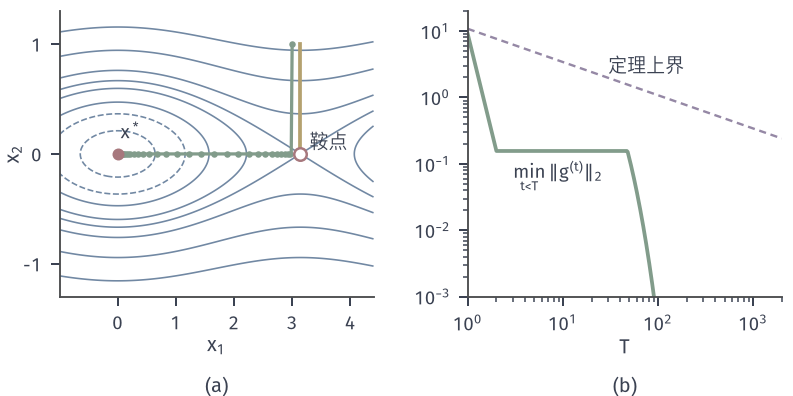

Write Python code to recreate this figure.
from pathlib import Path
import sys
ROOT = next(p for p in Path(__file__).resolve().parents if (p/'build.sh').is_file() and (p/'tex/book.tex').is_file())
sys.path.insert(0, str(ROOT/'figures/00-shared/mathematical-preliminaries-upper/00-shared/comprehension-figures'))
from support import figure, save, BLUE, GREEN, YELLOW, RED, PURPLE, INK, MUTED, GRID, BLUE_FILL, GREEN_FILL, YELLOW_FILL, RED_FILL, PURPLE_FILL
import numpy as np
HERE = Path(__file__).resolve().parent
STROKE = '#4C4D4F'
def panel(fig, left, right, top, bottom, wspace=.25, hspace=.2):
    fig.set_layout_engine(None)
    fig.subplots_adjust(left=left, right=right, top=top, bottom=bottom, wspace=wspace, hspace=hspace)
def tag(fig, ax, s, y=None, d=.085):
    p = ax.get_position(); fig.text((p.x0+p.x1)/2, (p.y0-d) if y is None else y, s, ha='center', va='top')
# 贯穿例：f(x)=(x1^2+9 x2^2)/2，x0=(9,1)，mu=1，L=9，kappa=9。
H = np.array([1., 9.]); X0 = np.array([9., 1.])
def f_ex(x): return .5*(H*np.asarray(x)**2).sum(-1)
def contour_ex(ax, xr, yr, levels):
    X,Y = np.meshgrid(np.linspace(*xr,700), np.linspace(*yr,500))
    ax.contour(X,Y,.5*(X**2+9*Y**2),levels=levels,colors=[BLUE],linewidths=.65)
def path(ax, P, c, ms=3.2, lw=1.2, **k):
    P=np.asarray(P); ax.plot(P[:,0],P[:,1],'-o',color=c,lw=lw,ms=ms,mew=0,zorder=4,**k)
def opt(ax, x=0, y=0): ax.plot([x],[y],'o',ms=4.8,color=RED,mew=0,zorder=6)
# f=-cos x1 + 4.5 x2^2，L=9，下确界 -1，alpha=1/9。
fig,(a,b)=figure(width_mm=112,height_mm=56,ncols=2)
panel(fig,.075,.985,.97,.25,wspace=.3)
F=lambda x:-np.cos(x[0])+4.5*x[1]**2; G=lambda x:np.array([np.sin(x[0]),9*x[1]])
def run(x0,T):
    P=[np.array(x0,float)]
    for t in range(T): P.append(P[-1]-G(P[-1])/9)
    return np.array(P)
X,Y=np.meshgrid(np.linspace(-1,4.4,600),np.linspace(-1.3,1.3,400))
a.contour(X,Y,-np.cos(X)+4.5*Y*Y,levels=[-.8,-.4,0,.6,1,1.6,3,5],colors=[BLUE],linewidths=.65)
P=run([3,1],80); S=run([np.pi,1],5)
a.plot(P[:,0],P[:,1],'-',color=GREEN,lw=1.3); a.plot(P[::2,0],P[::2,1],'o',color=GREEN,ms=2.6,mew=0)
a.plot(S[:2,0],S[:2,1],'-',color=YELLOW,lw=1.5); opt(a); a.plot([np.pi],[0],'o',mfc='white',mec=RED,ms=5,mew=1,zorder=6)
a.text(.05,.14,r'$x^*$',fontsize=7.5); a.text(3.3,.05,'鞍点',fontsize=7.5)
a.set_xlim(-1,4.4); a.set_ylim(-1.3,1.3); a.set_xlabel('$x_1$',labelpad=1); a.set_ylabel('$x_2$',labelpad=0); a.set_xticks([0,1,2,3,4]); a.set_yticks([-1,0,1])
T=2000; P=run([3,1],T); g=np.linalg.norm(np.array([np.sin(P[:,0]),9*P[:,1]]).T,axis=1); gm=np.sqrt(np.minimum.accumulate(g**2))
d=F(P[0])+1; t=np.arange(1,T+1)
b.loglog(t,gm[:T],color=GREEN,lw=1.5); b.loglog(t,np.sqrt(2*9*d/t),color=PURPLE,lw=.95,ls=(0,(3,2)))
b.text(30,2.4,'定理上界',fontsize=7.5,color=INK); b.text(3,.06,r'$\min_{t<T}\Vert g^{(t)}\Vert_2$',fontsize=7.5,color=INK)
b.set_xlabel('$T$',labelpad=1); b.set_ylim(1e-3,20); b.set_xlim(1,2000)
tag(fig,a,'(a)',y=.05); tag(fig,b,'(b)',y=.05)
save(fig,HERE,'figure',{'f':'-cos x1+4.5 x2^2','L':9,'x0':[3,1],'saddle_start':'(pi,1)'})
